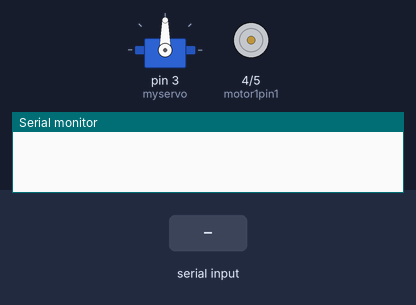
A sketch run on a simulated Arduino Uno, built with avr-gcc and run on an emulated ATmega328P. On the bench: servo, motor-driver pin pairs drawn as motors (green arrow = first pin HIGH = forward, orange = second pin HIGH = backward, longer = more drive, scaled by the enable pin), the last lines printed to the serial monitor. The test bench sets the inputs (shaded band).

Above: at 1.2 s.
1.3 s: "L" received over the second serial link
At 2.4 s:
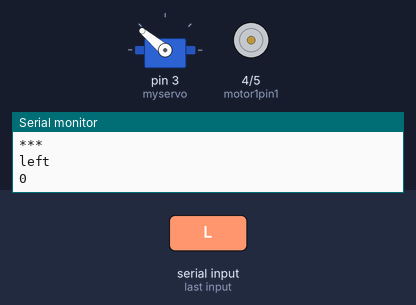
2.8 s: "R" received over the second serial link
At 3.5 s:
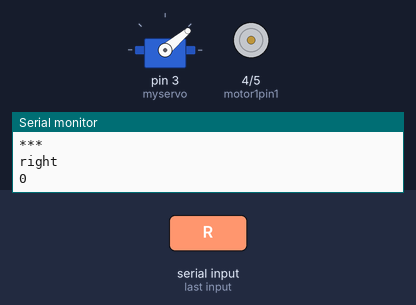
4.3 s: "F" received over the second serial link
At 4.7 s:
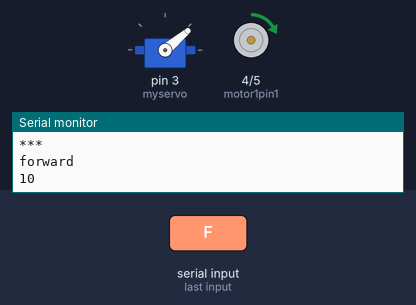
5.8 s: "B" received over the second serial link
At 7.0 s:
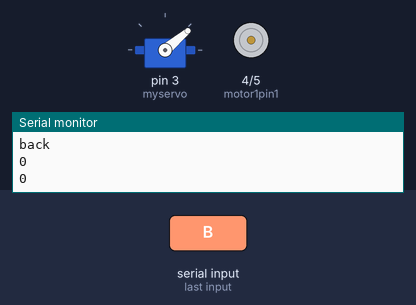
7.3 s: "B" received over the second serial link
At 8.2 s:
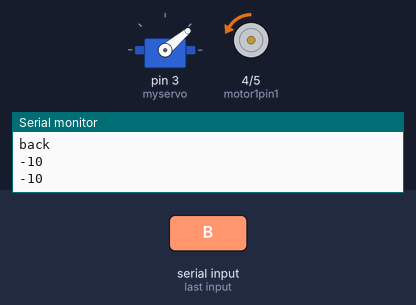
8.8 s: "L" received over the second serial link
At 9.3 s:
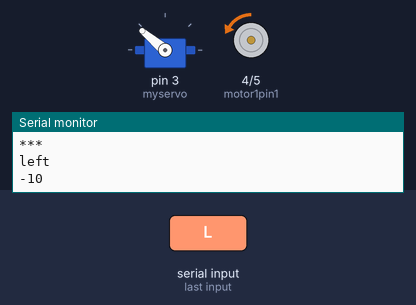
Timing chart, 0 to 11.3 s (numbered marks = the images above; inputs shaded):
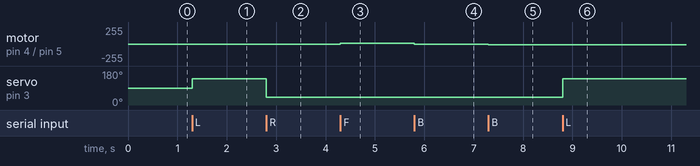

Measured:
- after the input at 1.3 s, servo on pin 3 (myservo): 90° → 140° at once
- after the input at 2.8 s, servo on pin 3 (myservo): 140° → 40° at once
- after the input at 4.3 s, motor on pin 4 (motor1pin1) / pin 5 (motor1pin2): stopped → forward 10/255 at once
- after the input at 5.8 s, motor on pin 4 (motor1pin1) / pin 5 (motor1pin2): forward 10/255 → stopped at once
- after the input at 7.3 s, motor on pin 4 (motor1pin1) / pin 5 (motor1pin2): stopped → backward 10/255 at once
- after the input at 8.8 s, servo on pin 3 (myservo): 40° → 140° at once

The sketch:

boat.ino
```cpp
// ΟΜΑΔΑ STEAΜ ΓΥΜΝΑΣΙΟΥ ΝΕΑΠΟΛΗΣ ΛΑΣΙΘΙΟΥ
#include <SoftwareSerial.h>
#include <Servo.h>

Servo myservo;
SoftwareSerial MyBlue(10, 11); // RX | TX

int motor1pin1 = 4;
int motor1pin2 = 5;
int speedpin=6;
char val;
long mspeed=0;


void setup()
{
  // put your setup code here, to run once:
  pinMode(motor1pin1, OUTPUT);
  pinMode(motor1pin2, OUTPUT);
  pinMode(speedpin, OUTPUT);

  myservo.attach(3);
  Serial.begin(9600);
  MyBlue.begin(9600);
}


void loop()
{
  if (MyBlue.available())
   {
    Serial.println("***");
    val = MyBlue.read();
    Serial.println("***");
    Serial.println(val);
    Serial.println("***");


    if (val=='L')
    {
     Serial.println("left");
     myservo.write(140);
    }
    if (val=='R')
    {
     Serial.println("right");
     myservo.write(40);
    }
    if (val=='F')
    {
     Serial.println("forward");
     if (mspeed <= 245)
     {
       if (mspeed<0)
      {
        mspeed=mspeed+10;
        //Controlling speed (0 = off and 255 = max speed):
        analogWrite(speedpin, abs(mspeed)); //ENA pin
        // put your main   code here, to run repeatedly:
        digitalWrite(motor1pin1, LOW);
        digitalWrite(motor1pin2,HIGH);
      }else
      {
        mspeed=mspeed+10;
        //Controlling speed (0 = off and 255 = max speed):
        analogWrite(speedpin, abs(mspeed)); //ENA pin
        digitalWrite(motor1pin1, HIGH);
        digitalWrite(motor1pin2, LOW);
      }
     }
    }
    if (val=='B')
    {
     Serial.println("back");
     if (mspeed >= 10)
     {
      mspeed=mspeed-10;
       Serial.println(mspeed);
      //Controlling speed (0 = off and 255 = max speed):
      analogWrite(speedpin, mspeed); //ENA pin
      // put your main   code here, to run repeatedly:
      digitalWrite(motor1pin1, HIGH);
      digitalWrite(motor1pin2, LOW);
     }else
     {
      mspeed=mspeed-10;
      Serial.println(mspeed);
      //Controlling speed (0 = off and 255 = max speed):
      analogWrite(speedpin, abs(mspeed)); //ENA pin
       digitalWrite(motor1pin1, LOW);
      digitalWrite(motor1pin2,HIGH);
     }
    }
    Serial.println(mspeed);
    MyBlue.write(mspeed);
    delay(1000);
  }
}
```
